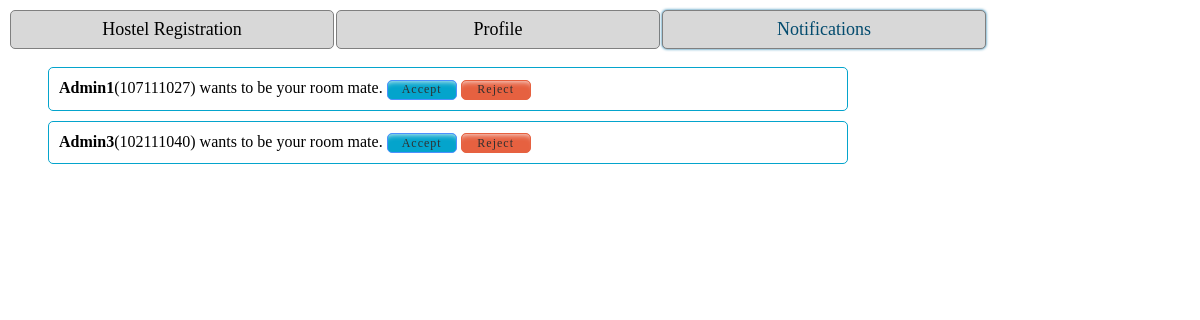
The page /notifications.php on the database its author committed.
### tables this page shows
CREATE TABLE IF NOT EXISTS `requests` (
  `userId` varchar(100) NOT NULL,
  `roomMateRequestId` varchar(100) NOT NULL,
  `requestTIme` varchar(50) DEFAULT NULL,
  `requestViewed` varchar(100) NOT NULL,
  `accepted` int(11) DEFAULT NULL,
  `page_modulecomponentid` int(11) NOT NULL
);

CREATE TABLE IF NOT EXISTS `userDetails` (
  `userId` varchar(100) NOT NULL,
  `userName` varchar(100) NOT NULL,
  `rollNo` int(10) NOT NULL,
  `year` int(11) NOT NULL COMMENT 'year of study'
);

### notifications.php (the view, shortened to what this page needs)
<!DOCTYPE html PUBLIC "-//W3C//DTD XHTML 1.0 Transitional//EN" "http://www.w3.org/TR/xhtml1/DTD/xhtml1-transitional.dtd">
<html xmlns="http://www.w3.org/1999/xhtml">
<head>
<link href="./styles/main.css" rel="stylesheet" type="text/css" />
</head>
<body onload="AddEventHandler();">
<div>
<table id="menuBar">
<tr> <td> <a href="./"> Hostel Registration </a> </td> <td> Profile </td> <td class="menuActive"> Notifications </td> </tr>
</table>
<div id="notifications">
<ul>
<?php
$userId = '100001';
$query = "SELECT * FROM requests WHERE userId = ".$userId." ORDER BY requestTime DESC";
$res = mysql_query($query);
while($info = mysql_fetch_array($res)){
  $query1 = "SELECT * FROM userDetails WHERE userId = ".$info['roomMateRequestId'];
  $res1 = mysql_query($query1);
  $info1 = mysql_fetch_array($res1);
  $requestName = $info1['userName'];
  $requestRollNo = $info1['rollNo'];
  echo "<li> <strong>".$requestName."</strong>(".$requestRollNo.") wants to be your room mate.".$info['requestTime']." <button id='accept'> Accept </button> <button id='rejectasd' class='reject'> Reject  </button></li>";
}
?>
</ul>
</div>
</div>
</body>
</html>

### styles/main.css (style rules this page uses)
#menuBar td { width: 320px; height: 35px; font-size: 18px; text-align: center; background: #D8D8D8; font-family: TrajanPro; margin-left: 30px; border-radius: 5px; cursor: pointer; border: 1px solid #808080; -webkit-transition: all 0.5s ease; -moz-transition: all 0.5s ease; -o-transition: all 0.5s ease; }
#menuBar td:hover, .menuActive { color: #034b6e; background: #b8c5cb; border-color: #0972A5; -webkit-box-shadow: 0 0 3px 0 #0972A5; -moz-box-shadow: 0 0 3px 0 #0972A5; box-shadow: 0 0 3px 0 #0972A5; }
button { width: 170px; height: 20px; font-size: 12px; border: 1px solid #4d90fe; border-radius: 5px; letter-spacing: 1px; cursor: pointer; color: #303030; margin: 0; margin-bottom: 10px; font-family: TrajanPro; background: #04a4cc; transition-timing-function:linear; -webkit-transition-timing-function:linear; transition-timing-function:linear; -webkit-transition: all 0.4s ease; -moz-transition: all 0.4s ease; -o-transition: all 0.4s ease; -webkit-box-shadow: inset 0 6px 6px -6px white; -moz-box-shadow: inset 0 6px 6px -6px white; box-shadow: inset 0 6px 6px -6px white; }
#notifications ul { width: 800px; list-style: none; }
#notifications li { line-height: 40px; margin-bottom: 10px; padding-left: 10px; border: 1px solid #04a4cc; border-radius: 5px; }
#notifications button { width: 70px; }
#notifications .reject { border-color: #E66140; background-color: #E66140; }
a, a:visited { color: inherit; padding: 10px 50px; text-decoration: none; }

### rows shown on the page
requests: userdetails.userName "Admin1", userdetails.rollNo "107111027"
requests: userdetails.userName "Admin3", userdetails.rollNo "102111040"
